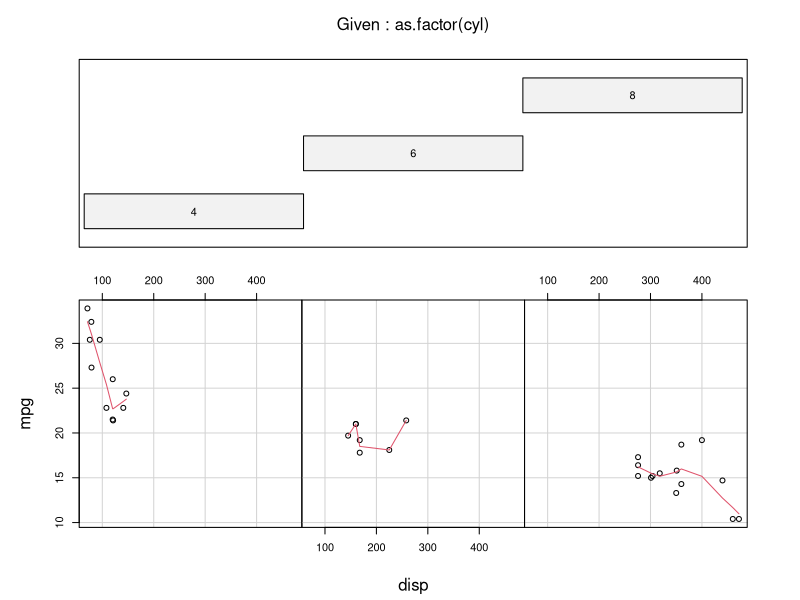
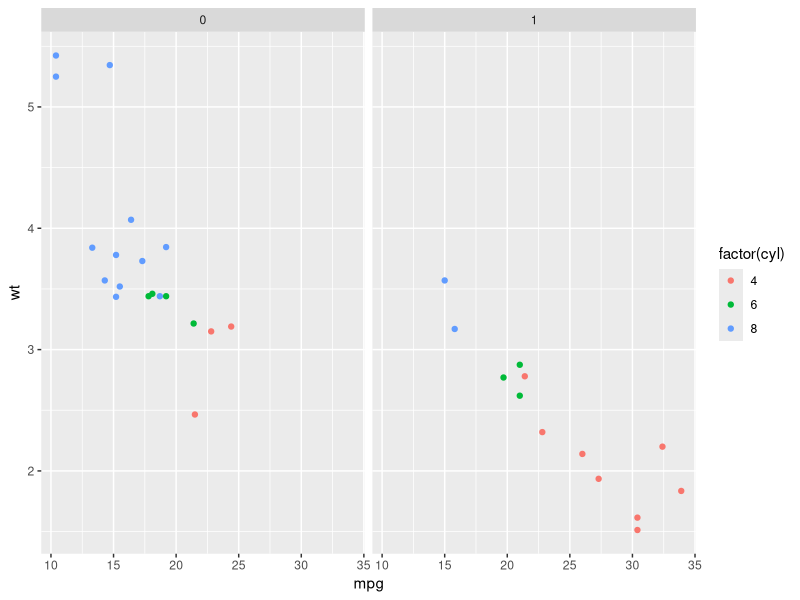

Source code (R) for these figures, in order:
## ---- chunk 1
library(knitr);library(kableExtra);library(ggplot2)

## ---- chunk 2
data("mtcars")
kable(head(mtcars,3))
## ---- chunk 3
require(graphics)
coplot(mpg ~ disp | as.factor(cyl), data = mtcars, panel = panel.smooth, rows = 1)
## ---- chunk 4
ggplot(mtcars, aes(mpg, wt)) +geom_point(aes(colour=factor(cyl)))+facet_grid(.~am)
